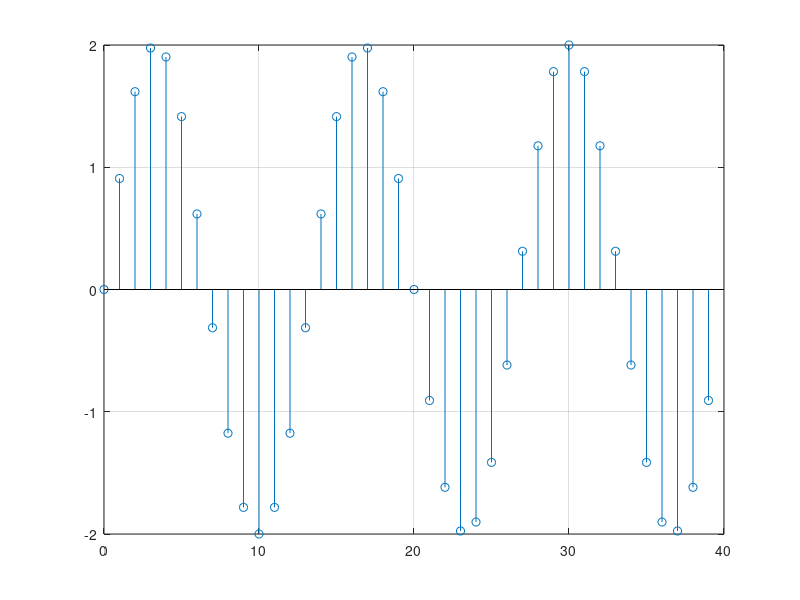

Write MATLAB code to recreate this figure.
function ex5_example()
    F0 = 300; Fs = 4000;
    w0 = 2*pi*F0/Fs;
    N = 10*4; 
    n = 0:N-1;
    s = 2*sin(w0*n);
    stem(n,s),grid

end